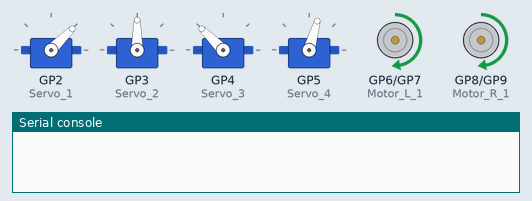
A program run on a simulated Raspberry Pi Pico running MicroPython. Shown: 4 × servo, motor-driver pin pairs drawn as motors (green arrow = first pin HIGH = forward, orange = second pin HIGH = backward, longer = more drive), the last lines printed to the serial console. Servo angles are drawn from the pulse width (0.5 ms = 0°, 2.5 ms = 180°).

Above: at 2.5 s.
At 22.5 s:
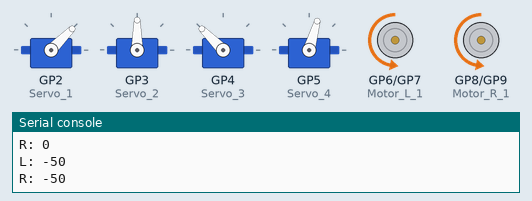
At 37.5 s:
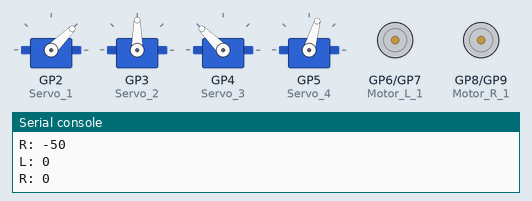
At 47.5 s:
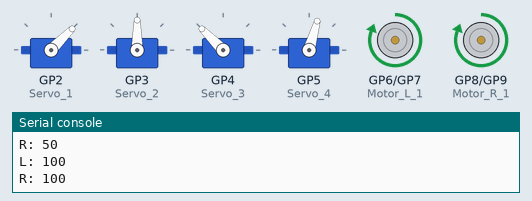
Timing chart, 0 to 52.0 s (numbered marks = the images above):
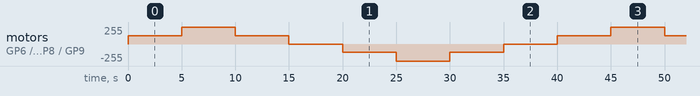

The program:

PinOut_test.py
```python
from machine import PWM, Pin, Timer

#---------------------------------
Servo_1 = PWM(Pin(2))
Servo_2 = PWM(Pin(3))
Servo_3 = PWM(Pin(4))
Servo_4 = PWM(Pin(5))

Servo_1.freq(50)
Servo_2.freq(50)
Servo_3.freq(50)
Servo_4.freq(50)

Servo = [Servo_1, Servo_2, Servo_3, Servo_4]
#---------------------------------
Motor_L_1 = PWM(Pin(6))
Motor_L_2 = PWM(Pin(7))
Motor_R_1 = PWM(Pin(8))
Motor_R_2 = PWM(Pin(9))

Motor_L_1.freq(1000)
Motor_L_2.freq(1000)
Motor_R_1.freq(1000)
Motor_R_2.freq(1000)
#---------------------------------
MOTOR_L_ACTIVITY_TIME = 5000 / 20   # time periods in ms, here 5s
MOTOR_R_ACTIVITY_TIME = 5000 / 20   # 7.5s

Motor_L_ActivityCounter = MOTOR_L_ACTIVITY_TIME
Motor_R_ActivityCounter = MOTOR_R_ACTIVITY_TIME

Motor_L_Status = 0
Motor_R_Status = 0

MOTOR_STATUS = {0:50,1:100,2:50,3:0,4:-50,5:-100,6:-50,7:0}
#---------------------------------
def SetServoDuty(servoNumber,dutyCycle):
    global Servo
    if (dutyCycle < 5):
        dutyCycle = 5
    if (dutyCycle > 10):
        dutyCycle = 10
    if servoNumber not in range(1,5):
        print("Wrong servo selected")
    else:
        Servo[servoNumber-1].duty_u16(int(dutyCycle*655.4))
#---------------------------------
def Motor_L(speed):
    if speed > 100:
        speed = 100
    if speed < -100:
        speed = -100
    if speed > 0:
        Motor_L_1.duty_u16(int(speed*65535/100))
        Motor_L_2.duty_u16(0)
    elif speed < 0:
        Motor_L_1.duty_u16(0)
        Motor_L_2.duty_u16(int(-speed*65535/100))
    else:
        Motor_L_1.duty_u16(0)
        Motor_L_2.duty_u16(0)
#---------------------------------
def Motor_R(speed):
    if speed > 100:
        speed = 100
    if speed < -100:
        speed = -100
    if speed > 0:
        Motor_R_1.duty_u16(int(speed*65535/100))
        Motor_R_2.duty_u16(0)
    elif speed < 0:
        Motor_R_1.duty_u16(0)
        Motor_R_2.duty_u16(int(-speed*65535/100))
    else:
        Motor_R_1.duty_u16(0)
        Motor_R_2.duty_u16(0)
#---------------------------------
def Task20ms(timer):
    global Motor_L_ActivityCounter
    global MOTOR_L_ACTIVITY_TIME
    global Motor_R_ActivityCounter
    global MOTOR_R_ACTIVITY_TIME
    global Motor_L_Status
    global Motor_R_Status
    global MOTOR_STATUS

    Motor_L_ActivityCounter = Motor_L_ActivityCounter - 1

    if Motor_L_ActivityCounter == 0:
        Motor_L_ActivityCounter = MOTOR_L_ACTIVITY_TIME
        Motor_L_Status = Motor_L_Status + 1
        if Motor_L_Status == 8:
            Motor_L_Status = 0
        print('L:',MOTOR_STATUS[Motor_L_Status])

    if ((Motor_L_Status == 0) | (Motor_L_Status == 2)): # half speed forward
        Motor_L(50)
    if (Motor_L_Status == 1):                           # full speed forward
        Motor_L(100)
    if ((Motor_L_Status == 3) | (Motor_L_Status == 7)): # stop
        Motor_L(0)
    if ((Motor_L_Status == 4) | (Motor_L_Status == 6)): # half speed reverse
        Motor_L(-50)
    if (Motor_L_Status == 5):                           # full speed reverse
        Motor_L(-100)
#----------------------------------------------------------
    Motor_R_ActivityCounter = Motor_R_ActivityCounter - 1

    if Motor_R_ActivityCounter == 0:
        Motor_R_ActivityCounter = MOTOR_R_ACTIVITY_TIME
        Motor_R_Status = Motor_R_Status + 1
        if Motor_R_Status == 8:
            Motor_R_Status = 0
        print('R:',MOTOR_STATUS[Motor_R_Status])

    if ((Motor_R_Status == 0) | (Motor_R_Status == 2)): # half speed forward
        Motor_R(50)
    if (Motor_R_Status == 1):                           # full speed forward
        Motor_R(100)
    if ((Motor_R_Status == 3) | (Motor_R_Status == 7)): # stop
        Motor_R(0)
    if ((Motor_R_Status == 4) | (Motor_R_Status == 6)): # half speed reverse
        Motor_R(-50)
    if (Motor_R_Status == 5):                           # full speed reverse
        Motor_R(-100)
#---------------------------------
tim20ms = Timer()
tim20ms.init(freq = 50, mode = Timer.PERIODIC, callback = Task20ms)


SetServoDuty(1,5)
SetServoDuty(2,7.5)
SetServoDuty(3,10)
SetServoDuty(4,6.6)

Motor_L_1.duty_u16(0)
Motor_L_2.duty_u16(0)
Motor_R_1.duty_u16(0)
Motor_R_2.duty_u16(0)
```

Measured:
- by itself, motor on GP6 (Motor_L_1) / GP7 (Motor_L_2), motor on GP8 (Motor_R_1) / GP9 (Motor_R_2): repeats every 40.0 s: forward 255/255 5.0 s, forward 127/255 5.0 s, stopped 5.0 s, backward 127/255 5.0 s, backward 255/255 5.0 s, backward 127/255 5.0 s, stopped 5.0 s, forward 127/255 5.0 s
